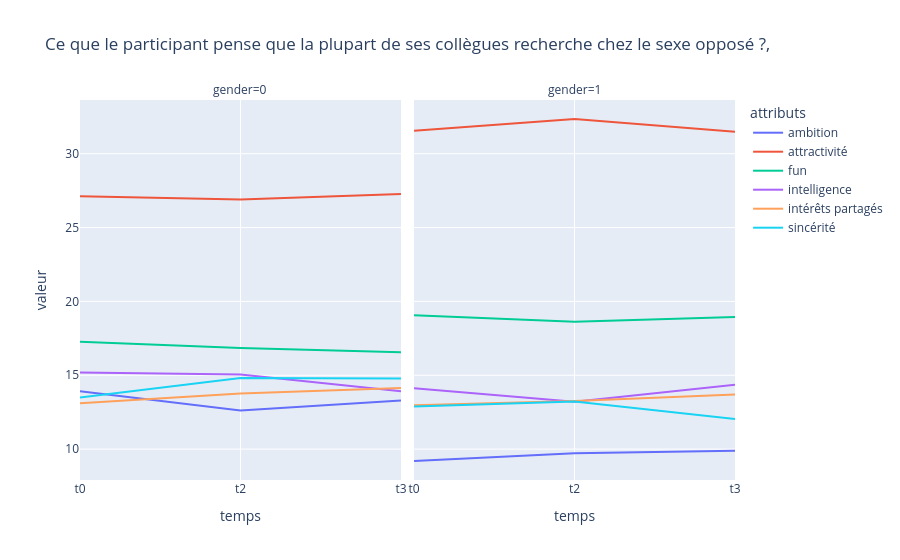

Notebook cell for this chart:
### Code cell
# Comparer les 6 attributs à travers les différents temps par homme et femme.
# Q2 : Ce que le participant pense que la plupart de ses collègues recherche chez le sexe opposé ?

map_col_q2 = {
    "attr4_1": ("t0", "attractivité"), "attr4_2": ("t2", "attractivité"), "attr4_3": ("t3", "attractivité"),
    "sinc4_1": ("t0", "sincérité"), "sinc4_2": ("t2", "sincérité"), "sinc4_3": ("t3", "sincérité"),
    "intel4_1": ("t0", "intelligence"), "intel4_2": ("t2", "intelligence"), "intel4_3": ("t3", "intelligence"),
    "fun4_1": ("t0", "fun"),"fun4_2": ("t2", "fun"), "fun4_3": ("t3", "fun"),
    "amb4_1": ("t0", "ambition"), "amb4_2": ("t2", "ambition"), "amb4_3": ("t3", "ambition"), 
    'shar4_1': ("t0", "intérêts partagés"), "shar4_2": ("t2", "intérêts partagés"), "shar4_3": ("t3", "intérêts partagés")
}

col_q2 = ["gender"] + list(map_col_q2.keys())

df_q2 = df1[col_q2].copy()
# df_q1
df_q2_long = df_q2.melt(id_vars=["gender"], var_name="colonne", value_name="valeur")
df_q2_long["temps"] = df_q2_long["colonne"].map(lambda x: map_col_q2[x][0])
df_q2_long["attributs"] = df_q2_long["colonne"].map(lambda x: map_col_q2[x][1])

df_moy_q2 = df_q2_long.groupby(['gender', 'temps', 'attributs'])['valeur'].mean().reset_index()
# df_moyennes
fig2 = px.line(df_moy_q2, x="temps", y="valeur", color="attributs", facet_col="gender", title="Ce que le participant pense que la plupart de ses collègues recherche chez le sexe opposé ?,")
fig2.show()

### Figure 1 — Plotly figure (JSON) as saved in the notebook; plotly's stock layout.template omitted (floating-point values rounded to 4 significant figures)
{"data": [{"hovertemplate": "attributs=ambition<br>gender=0<br>temps=%{x}<br>valeur=%{y}<extra></extra>", "legendgroup": "ambition", "line": {"color": "#636efa", "dash": "solid"}, "marker": {"symbol": "circle"}, "mode": "lines", "name": "ambition", "orientation": "v", "showlegend": true, "type": "scatter", "x": ["t0", "t2", "t3"], "xaxis": "x", "y": [13.92, 12.61, 13.3], "yaxis": "y"}, {"hovertemplate": "attributs=ambition<br>gender=1<br>temps=%{x}<br>valeur=%{y}<extra></extra>", "legendgroup": "ambition", "line": {"color": "#636efa", "dash": "solid"}, "marker": {"symbol": "circle"}, "mode": "lines", "name": "ambition", "orientation": "v", "showlegend": false, "type": "scatter", "x": ["t0", "t2", "t3"], "xaxis": "x2", "y": [9.194, 9.725, 9.893], "yaxis": "y2"}, {"hovertemplate": "attributs=attractivité<br>gender=0<br>temps=%{x}<br>valeur=%{y}<extra></extra>", "legendgroup": "attractivité", "line": {"color": "#EF553B", "dash": "solid"}, "marker": {"symbol": "circle"}, "mode": "lines", "name": "attractivité", "orientation": "v", "showlegend": true, "type": "scatter", "x": ["t0", "t2", "t3"], "xaxis": "x", "y": [27.11, 26.9, 27.27], "yaxis": "y"}, {"hovertemplate": "attributs=attractivité<br>gender=1<br>temps=%{x}<br>valeur=%{y}<extra></extra>", "legendgroup": "attractivité", "line": {"color": "#EF553B", "dash": "solid"}, "marker": {"symbol": "circle"}, "mode": "lines", "name": "attractivité", "orientation": "v", "showlegend": false, "type": "scatter", "x": ["t0", "t2", "t3"], "xaxis": "x2", "y": [31.56, 32.35, 31.49], "yaxis": "y2"}, {"hovertemplate": "attributs=fun<br>gender=0<br>temps=%{x}<br>valeur=%{y}<extra></extra>", "legendgroup": "fun", "line": {"color": "#00cc96", "dash": "solid"}, "marker": {"symbol": "circle"}, "mode": "lines", "name": "fun", "orientation": "v", "showlegend": true, "type": "scatter", "x": ["t0", "t2", "t3"], "xaxis": "x", "y": [17.26, 16.84, 16.56], "yaxis": "y"}, {"hovertemplate": "attributs=fun<br>gender=1<br>temps=%{x}<br>valeur=%{y}<extra></extra>", "legendgroup": "fun", "line": {"color": "#00cc96", "dash": "solid"}, "marker": {"symbol": "circle"}, "mode": "lines", "name": "fun", "orientation": "v", "showlegend": false, "type": "scatter", "x": ["t0", "t2", "t3"], "xaxis": "x2", "y": [19.06, 18.62, 18.94], "yaxis": "y2"}, {"hovertemplate": "attributs=intelligence<br>gender=0<br>temps=%{x}<br>valeur=%{y}<extra></extra>", "legendgroup": "intelligence", "line": {"color": "#ab63fa", "dash": "solid"}, "marker": {"symbol": "circle"}, "mode": "lines", "name": "intelligence", "orientation": "v", "showlegend": true, "type": "scatter", "x": ["t0", "t2", "t3"], "xaxis": "x", "y": [15.18, 15.05, 13.92], "yaxis": "y"}, {"hovertemplate": "attributs=intelligence<br>gender=1<br>temps=%{x}<br>valeur=%{y}<extra></extra>", "legendgroup": "intelligence", "line": {"color": "#ab63fa", "dash": "solid"}, "marker": {"symbol": "circle"}, "mode": "lines", "name": "intelligence", "orientation": "v", "showlegend": false, "type": "scatter", "x": ["t0", "t2", "t3"], "xaxis": "x2", "y": [14.11, 13.21, 14.36], "yaxis": "y2"}, {"hovertemplate": "attributs=intérêts partagés<br>gender=0<br>temps=%{x}<br>valeur=%{y}<extra></extra>", "legendgroup": "intérêts partagés", "line": {"color": "#FFA15A", "dash": "solid"}, "marker": {"symbol": "circle"}, "mode": "lines", "name": "intérêts partagés", "orientation": "v", "showlegend": true, "type": "scatter", "x": ["t0", "t2", "t3"], "xaxis": "x", "y": [13.11, 13.76, 14.13], "yaxis": "y"}, {"hovertemplate": "attributs=intérêts partagés<br>gender=1<br>temps=%{x}<br>valeur=%{y}<extra></extra>", "legendgroup": "intérêts partagés", "line": {"color": "#FFA15A", "dash": "solid"}, "marker": {"symbol": "circle"}, "mode": "lines", "name": "intérêts partagés", "orientation": "v", "showlegend": false, "type": "scatter", "x": ["t0", "t2", "t3"], "xaxis": "x2", "y": [12.98, 13.25, 13.7], "yaxis": "y2"}, {"hovertemplate": "attributs=sincérité<br>gender=0<br>temps=%{x}<br>valeur=%{y}<extra></extra>", "legendgroup": "sincérité", "line": {"color": "#19d3f3", "dash": "solid"}, "marker": {"symbol": "circle"}, "mode": "lines", "name": "sincérité", "orientation": "v", "showlegend": true, "type": "scatter", "x": ["t0", "t2", "t3"], "xaxis": "x", "y": [13.49, 14.82, 14.78], "yaxis": "y"}, {"hovertemplate": "attributs=sincérité<br>gender=1<br>temps=%{x}<br>valeur=%{y}<extra></extra>", "legendgroup": "sincérité", "line": {"color": "#19d3f3", "dash": "solid"}, "marker": {"symbol": "circle"}, "mode": "lines", "name": "sincérité", "orientation": "v", "showlegend": false, "type": "scatter", "x": ["t0", "t2", "t3"], "xaxis": "x2", "y": [12.88, 13.22, 12.03], "yaxis": "y2"}], "layout": {"annotations": [{"font": {}, "showarrow": false, "text": "gender=0", "x": 0.245, "xanchor": "center", "xref": "paper", "y": 1, "yanchor": "bottom", "yref": "paper"}, {"font": {}, "showarrow": false, "text": "gender=1", "x": 0.755, "xanchor": "center", "xref": "paper", "y": 1, "yanchor": "bottom", "yref": "paper"}], "legend": {"title": {"text": "attributs"}, "tracegroupgap": 0}, "title": {"text": "Ce que le participant pense que la plupart de ses collègues recherche chez le sexe opposé ?,"}, "xaxis": {"anchor": "y", "domain": [0, 0.49], "title": {"text": "temps"}}, "xaxis2": {"anchor": "y2", "domain": [0.51, 1], "matches": "x", "title": {"text": "temps"}}, "yaxis": {"anchor": "x", "domain": [0, 1], "title": {"text": "valeur"}}, "yaxis2": {"anchor": "x2", "domain": [0, 1], "matches": "y", "showticklabels": false}}}
